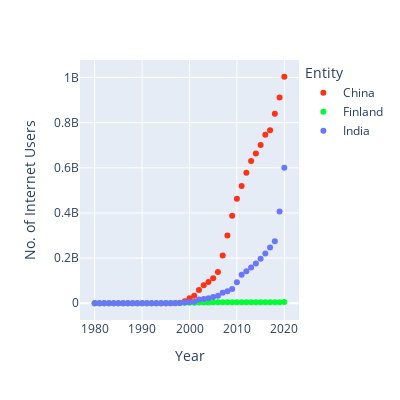

The cell this chart's notebook holds for it:
### Code cell
# plotly scatterplot의 color_discrete_sequence 인자 활용
color = px.colors.qualitative.Light24
fig = px.scatter(
    data_frame=df, x='Year', y='No. of Internet Users',
    width=400, height=400,
    color='Entity', color_discrete_sequence=color
)
fig.show()

### Figure 1 — Plotly figure (JSON) as saved in the notebook; plotly's stock layout.template omitted (floating-point values rounded to 4 significant figures)
{"data": [{"hovertemplate": "Entity=China<br>Year=%{x}<br>No. of Internet Users=%{y}<extra></extra>", "legendgroup": "China", "marker": {"color": "#FD3216", "symbol": "circle"}, "mode": "markers", "name": "China", "orientation": "v", "showlegend": true, "type": "scatter", "x": [1980, 1981, 1982, 1983, 1984, 1985, 1986, 1987, 1988, 1989, 1990, 1991, 1992, 1993, 1994, 1995, 1996, 1997, 1998, 1999, 2000, 2001, 2002, 2003, 2004, 2005, 2006, 2007, 2008, 2009, 2010, 2011, 2012, 2013, 2014, 2015, 2016, 2017, 2018, 2019, 2020], "xaxis": "x", "y": [0, 0, 0, 0, 0, 0, 0, 0, 0, 0, 0, 0, 0, 2017, 14102, 60356, 160682, 400984, 2101421, 8890827, 22449303, 33595872, 58867578, 79910145, 94667627, 111218923, 138178103, 211442115, 300617785, 387007303, 462429626, 519767537, 578056810, 630253951, 663505855, 701038864, 745805312, 765779840, 838905119, 911554782, 1003218650], "yaxis": "y"}, {"hovertemplate": "Entity=Finland<br>Year=%{x}<br>No. of Internet Users=%{y}<extra></extra>", "legendgroup": "Finland", "marker": {"color": "#00FE35", "symbol": "circle"}, "mode": "markers", "name": "Finland", "orientation": "v", "showlegend": true, "type": "scatter", "x": [1980, 1981, 1982, 1983, 1984, 1985, 1986, 1987, 1988, 1989, 1990, 1991, 1992, 1993, 1994, 1995, 1996, 1997, 1998, 1999, 2000, 2001, 2002, 2003, 2004, 2005, 2006, 2007, 2008, 2009, 2010, 2011, 2012, 2013, 2014, 2015, 2016, 2017, 2018, 2019, 2020], "xaxis": "x", "y": [0, 0, 0, 0, 0, 0, 0, 0, 0, 0, 20000, 70066, 95139, 130134, 250104, 710019, 859931, 1000165, 1311708, 1668203, 1928058, 2236309, 3246727, 3608432, 3784653, 3907273, 4195094, 4272207, 4445687, 4403987, 4660153, 4779848, 4865982, 4977352, 4725802, 4735464, 4819506, 4817916, 4902695, 4947707, 5096511], "yaxis": "y"}, {"hovertemplate": "Entity=India<br>Year=%{x}<br>No. of Internet Users=%{y}<extra></extra>", "legendgroup": "India", "marker": {"color": "#6A76FC", "symbol": "circle"}, "mode": "markers", "name": "India", "orientation": "v", "showlegend": true, "type": "scatter", "x": [1980, 1981, 1982, 1983, 1984, 1985, 1986, 1987, 1988, 1989, 1990, 1991, 1992, 1993, 1994, 1995, 1996, 1997, 1998, 1999, 2000, 2001, 2002, 2003, 2004, 2005, 2006, 2007, 2008, 2009, 2010, 2011, 2012, 2013, 2014, 2015, 2016, 2017, 2018, 2019, 2020], "xaxis": "x", "y": [0, 0, 0, 0, 0, 0, 0, 0, 0, 0, 0, 0, 1010, 2021, 10110, 252920, 455593, 709331, 1420073, 2842899, 5589912, 7122787, 16890688, 18845094, 22454138, 27573640, 32890943, 46992826, 52854988, 62650376, 93046022, 126642456, 141468081, 158809242, 176478273, 197107112, 220874988, 246463630, 274913663, 406634942, 600446441], "yaxis": "y"}], "layout": {"height": 400, "legend": {"title": {"text": "Entity"}, "tracegroupgap": 0}, "margin": {"t": 60}, "width": 400, "xaxis": {"anchor": "y", "autorange": true, "domain": [0, 1], "range": [1977.0, 2023.0], "title": {"text": "Year"}, "type": "linear"}, "yaxis": {"anchor": "x", "autorange": true, "domain": [0, 1], "range": [-74190000.0, 1077000000.0], "title": {"text": "No. of Internet Users"}, "type": "linear"}}}
